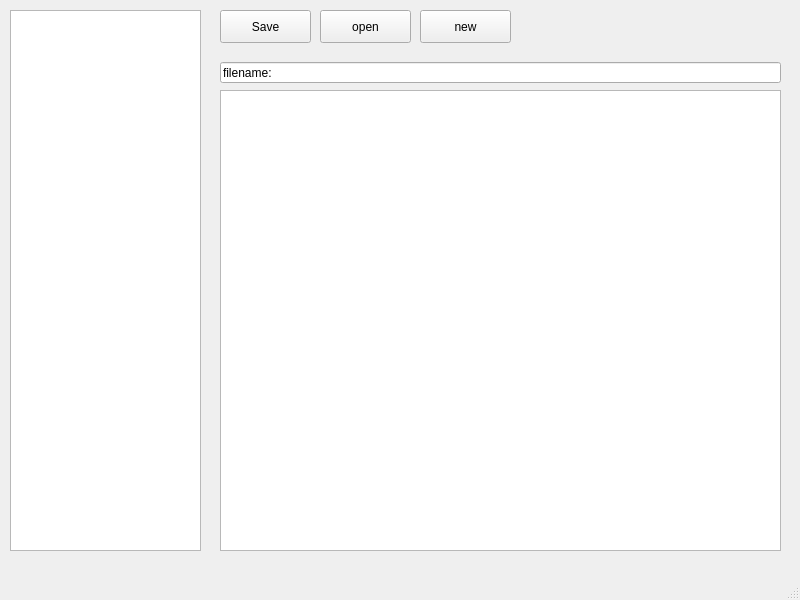
<?xml version="1.0" encoding="UTF-8"?>
<ui version="4.0">
 <class>KTE</class>
 <widget class="QMainWindow" name="KTE">
  <property name="geometry">
   <rect>
    <x>0</x>
    <y>0</y>
    <width>800</width>
    <height>600</height>
   </rect>
  </property>
  <property name="windowTitle">
   <string>MainWindow</string>
  </property>
  <widget class="QWidget" name="centralwidget">
   <widget class="QPushButton" name="save">
    <property name="geometry">
     <rect>
      <x>220</x>
      <y>10</y>
      <width>91</width>
      <height>33</height>
     </rect>
    </property>
    <property name="text">
     <string>Save</string>
    </property>
   </widget>
   <widget class="QPushButton" name="open">
    <property name="geometry">
     <rect>
      <x>320</x>
      <y>10</y>
      <width>91</width>
      <height>33</height>
     </rect>
    </property>
    <property name="text">
     <string>open</string>
    </property>
   </widget>
   <widget class="QPushButton" name="new_2">
    <property name="geometry">
     <rect>
      <x>420</x>
      <y>10</y>
      <width>91</width>
      <height>33</height>
     </rect>
    </property>
    <property name="text">
     <string>new</string>
    </property>
   </widget>
   <widget class="QTreeView" name="treeView">
    <property name="geometry">
     <rect>
      <x>10</x>
      <y>10</y>
      <width>191</width>
      <height>541</height>
     </rect>
    </property>
   </widget>
   <widget class="QPlainTextEdit" name="plainTextEdit">
    <property name="geometry">
     <rect>
      <x>220</x>
      <y>90</y>
      <width>561</width>
      <height>461</height>
     </rect>
    </property>
   </widget>
   <widget class="QLineEdit" name="lineEdit">
    <property name="geometry">
     <rect>
      <x>220</x>
      <y>62</y>
      <width>561</width>
      <height>21</height>
     </rect>
    </property>
    <property name="text">
     <string>filename:</string>
    </property>
   </widget>
  </widget>
  <widget class="QMenuBar" name="menubar">
   <property name="geometry">
    <rect>
     <x>0</x>
     <y>0</y>
     <width>800</width>
     <height>23</height>
    </rect>
   </property>
  </widget>
  <widget class="QStatusBar" name="statusbar"/>
 </widget>
 <resources/>
 <connections/>
</ui>
